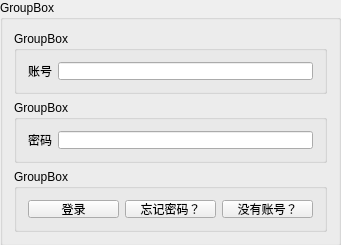
<?xml version="1.0" encoding="UTF-8"?>
<ui version="4.0">
 <class>LoginInterface</class>
 <widget class="QWidget" name="LoginInterface">
  <property name="geometry">
   <rect>
    <x>0</x>
    <y>0</y>
    <width>341</width>
    <height>245</height>
   </rect>
  </property>
  <property name="windowTitle">
   <string>LoginInterface</string>
  </property>
  <widget class="QGroupBox" name="groupBox_4">
   <property name="geometry">
    <rect>
     <x>0</x>
     <y>0</y>
     <width>341</width>
     <height>246</height>
    </rect>
   </property>
   <property name="title">
    <string>GroupBox</string>
   </property>
   <layout class="QVBoxLayout" name="verticalLayout">
    <item>
     <widget class="QGroupBox" name="groupBox">
      <property name="title">
       <string>GroupBox</string>
      </property>
      <layout class="QHBoxLayout" name="horizontalLayout">
       <item>
        <widget class="QLabel" name="label">
         <property name="text">
          <string>账号</string>
         </property>
        </widget>
       </item>
       <item>
        <widget class="QLineEdit" name="accountNumber"/>
       </item>
      </layout>
     </widget>
    </item>
    <item>
     <widget class="QGroupBox" name="groupBox_2">
      <property name="title">
       <string>GroupBox</string>
      </property>
      <layout class="QHBoxLayout" name="horizontalLayout_2">
       <item>
        <widget class="QLabel" name="label_2">
         <property name="text">
          <string>密码</string>
         </property>
        </widget>
       </item>
       <item>
        <widget class="QLineEdit" name="password"/>
       </item>
      </layout>
     </widget>
    </item>
    <item>
     <widget class="QGroupBox" name="groupBox_3">
      <property name="title">
       <string>GroupBox</string>
      </property>
      <layout class="QHBoxLayout" name="horizontalLayout_3">
       <item>
        <widget class="QPushButton" name="loginPushButton">
         <property name="text">
          <string>登录</string>
         </property>
        </widget>
       </item>
       <item>
        <widget class="QPushButton" name="resetPasswordPushButton">
         <property name="text">
          <string>忘记密码？</string>
         </property>
        </widget>
       </item>
       <item>
        <widget class="QPushButton" name="logOnPushButton">
         <property name="text">
          <string>没有账号？</string>
         </property>
        </widget>
       </item>
      </layout>
     </widget>
    </item>
   </layout>
  </widget>
 </widget>
 <layoutdefault spacing="6" margin="11"/>
 <resources/>
 <connections/>
</ui>
